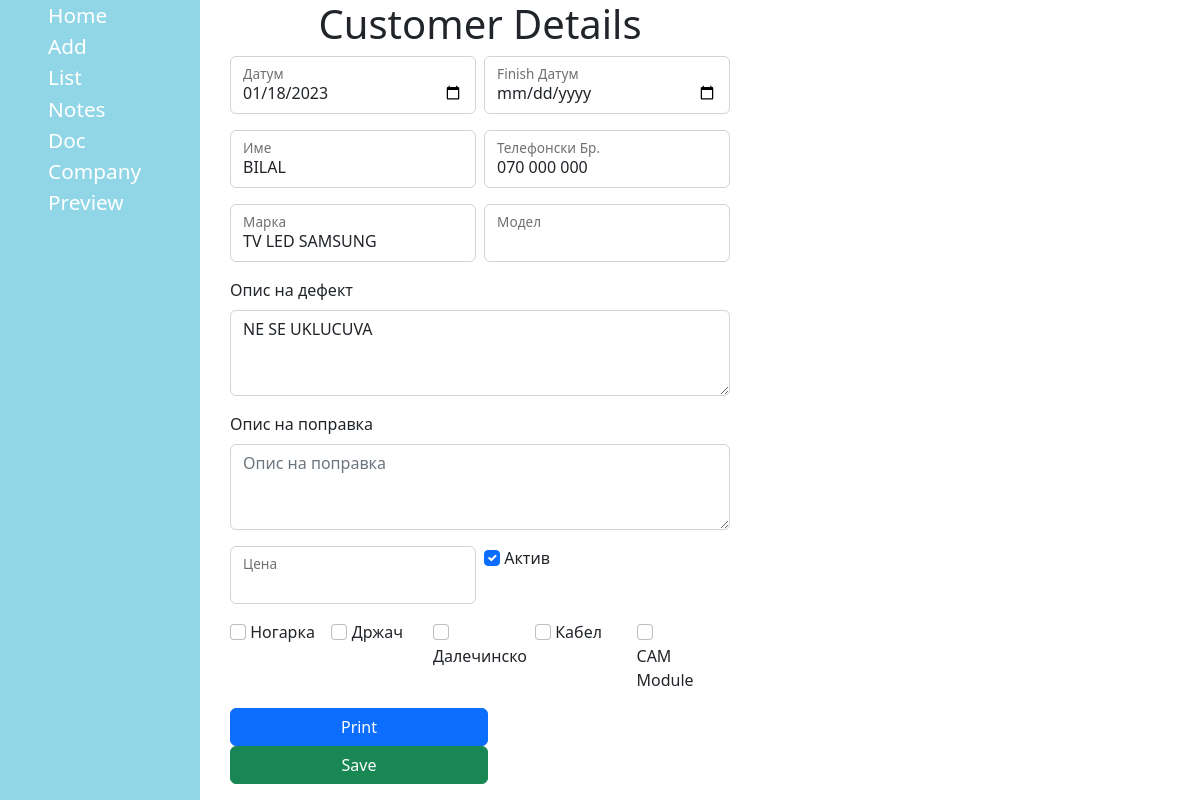
Screenshot of /customer2 with the database file from the repository.
### customer/models.py (models this page shows, shortened)
class Musteri(models.Model):
    date = models.DateField(blank=True, null=True)
    name = models.CharField(max_length=16, blank=True, null=True)
    tel = models.CharField(max_length=64, blank=True, null=True)
    brand = models.CharField(max_length=32, blank=True, null=True)
    model = models.CharField(max_length=64, blank=True, null=True)
    reason = models.CharField(max_length=64, blank=True, null=True)
    solution = models.CharField(max_length=64, blank=True, null=True)
    price = models.CharField(max_length=8, blank=True, null=True)
    fin_date = models.DateField(blank=True, null=True)
    active = models.BooleanField(default=True)
    cabel = models.BooleanField(default=False)
    remote = models.BooleanField(default=False)
    foot = models.BooleanField(default=False)
    drzac = models.BooleanField(default=False)
    module = models.BooleanField(default=False)

### customer/views.py (the view, shortened to what this page needs)
# urls.py: path("<int:id>", views.customer, name="customer"),
def customer(request, id):
    c = Musteri.objects.get(pk=id)
    return render(request, "customer/customer.html", {
        "customer": c
    })

### customer/templates/customer/customer.html (shortened to what this page needs)
{% extends 'customer/layout.html' %}
{% block main %}
<div id="customer-details">
    <h1>Customer Details</h1>
    <form action="" method="post">
        <div class="row g-2 mb-3">
            <div class="col-md">
                <div class="form-floating">
                    <input type="date" name="date" id="date" class="form-control" required {% if customer.date %}value="{{ customer.date|date:'Y-m-d' }}"{% endif %}>
                    <label for="date">Датум</label>
                </div>
            </div>
            <div class="col-md">
                <div class="form-floating">
                    <input type="date" name="fin-date" id="fin-date" class="form-control" {% if customer.fin_date %}value="{{ customer.fin_date|date:'Y-m-d' }}"{% endif %}>
                    <label for="fin-date" class="form-label">Finish Датум</label>
                </div>
            </div>
        </div>
        <div class="row g-2 mb-3">
            <div class="col-md">
                <div class="form-floating">
                    <input type="text" name="name" class="form-control" autofocus {% if customer.name %}value="{{ customer.name }}"{% endif %}>
                    <label for="name">Име</label>
                </div>
            </div>
            <div class="col-md">
                <div class="form-floating">
                    <input type="text" name="phone" class="form-control" required {% if customer.tel %}value="{{ customer.tel }}"{% endif %}>
                    <label for="phone">Телефонски Бр.</label>
                </div>
            </div>
        </div>
        <div class="row g-2 mb-3">
            <div class="col-md">
                <div class="form-floating">
                    <input type="text" name="brand" class="form-control" {% if customer.brand %}value="{{ customer.brand }}"{% endif %}>
                    <label for="brand">Марка</label>
                </div>
            </div>
            <div class="col-md">
                <div class="form-floating">
                    <input type="text" name="model" class="form-control" {% if customer.model %}value="{{ customer.model }}"{% endif %}>
                    <label for="model">Модел</label>
                </div>
            </div>
        </div>
        <div class="mb-3">
            <label for="reason" class="form-label">Опис на дефект</label>
            <textarea name="reason" id="reason" class="form-control" placeholder="Опис на дефект" cols="30" rows="3">{% if customer.reason %}{{ customer.reason }}{% endif %}</textarea>
        </div>
        <div class="mb-3">
            <label for="solution" class="form-label">Опис на поправка</label>
            <textarea name="solution" id="solution" class="form-control" placeholder="Опис на поправка" cols="30" rows="3">{% if customer.solution %}{{ customer.solution }}{% endif %}</textarea>
        </div>
        <div class="row g-2 mb-3">
            <div class="col-md">
                <div class="form-floating">
                    <input type="text" name="price" class="form-control" {% if customer.price %}value="{{ customer.price }}"{% endif %}>
                    <label for="price">Цена</label>
                </div>
            </div>
            <div class="col-md">
                <input class="form-check-input" type="checkbox" name="active" {% if customer.active %}checked{% endif %}>
                <label class="form-check-label" for="active">Aктив</label>
            </div>
        </div>
        <div class="row g-2 mb-3">
            <div class="col-md">
                <input class="form-check-input" type="checkbox" name="foot" {% if customer.foot %}checked{% endif %}>
                <label class="form-check-label" for="foot">Ногарка</label>
            </div>
            <div class="col-md">
                <input class="form-check-input" type="checkbox" name="drzac" {% if customer.drzac %}checked{% endif %}>
                <label class="form-check-label" for="drzac">Држач</label>
            </div>
            <div class="col-md">
                <input class="form-check-input" type="checkbox" name="remote" {% if customer.remote %}checked{% endif %}>
                <label class="form-check-label" for="remote">Далечинско</label>
            </div>
            <div class="col-md">
                <input class="form-check-input" type="checkbox" name="cable" {% if customer.cabel %}checked{% endif %}>
                <label class="form-check-label" for="cable">Кабел</label>
            </div>
            <div class="col-md">
                <input class="form-check-input" type="checkbox" name="module" {% if customer.module %}checked{% endif %}>
                <label class="form-check-label" for="module">CAM Module</label>
            </div>
        </div>
        <div class="mb-3">
            <a href="{% url 'warranty' customer.id %}"><input type="button" value="Print" class="btn btn-primary" style="width: 21.5vw;"></a>
            <input type="submit" value="Save" class="btn btn-success" style="width: 21.5vw;">
        </div>
    </form>
</div>
{% endblock %}

### customer/static/customer/style.css (style rules this page uses)
body { display: flex; flex-direction: row; }
h1 { text-align: center; }
#customer-details { width: 50vw; padding-left: 100px; }

### rows the page displays
Musteri: date "01/18/2023", name "BILAL", phone "070 000 000", brand "TV LED SAMSUNG", reason "NE SE UKLUCUVA", active "☑"
